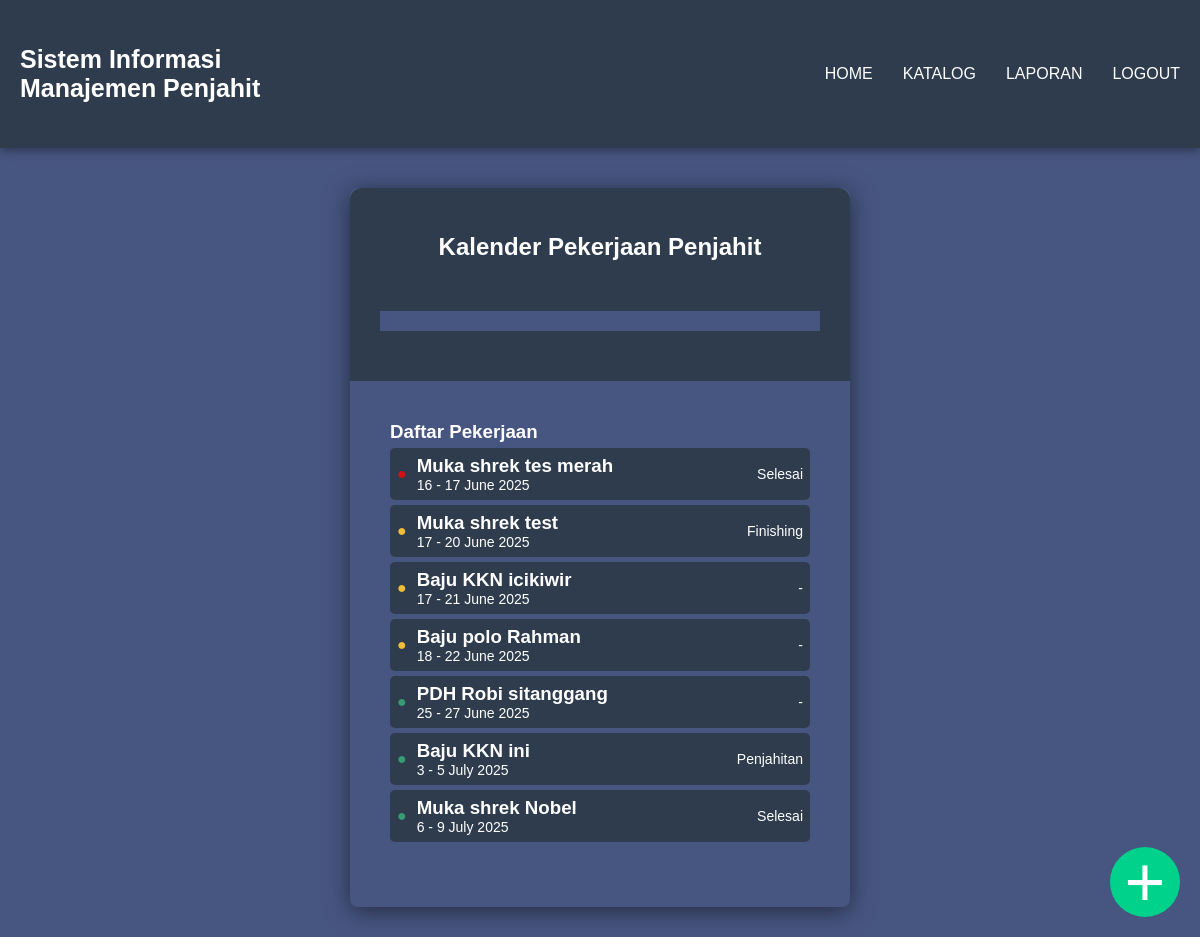
The page / on the database its author committed.
### tables this page shows
CREATE TABLE `pesanan` (
  `pesanan_id` int(11) NOT NULL,
  `nama_pelanggan` varchar(50) NOT NULL,
  `nomor_telepon` int(11) NOT NULL,
  `alamat` varchar(100) NOT NULL,
  `jenis_model` varchar(50) NOT NULL,
  `opsi_pengambilan` varchar(20) NOT NULL,
  `ukuran` text NOT NULL,
  `catatan` text NOT NULL,
  `quantity` int(11) NOT NULL,
  `tanggal_mulai` date NOT NULL,
  `tanggal_selesai` date NOT NULL,
  `status_pengerjaan` varchar(50) NOT NULL,
  `Warna` varchar(10) NOT NULL
);

### index.php (the view, shortened to what this page needs)
<?php
include 'koneksi.php';
try {
    $pdo = new PDO("mysql:host=$hostname;dbname=$database", $username, $password);
} catch (PDOException $e) {
    die("Database error: " . $e->getMessage());
}
?>
<!DOCTYPE html>
<html lang="id">
<head>
    <link rel="stylesheet" href="css/index.css">
</head>
<body>
    <?php include 'nav.php' ?>
    <div class="container">
        <section class="main">
            <h1>Kalender Pekerjaan Penjahit</h1>
            <div id="calendar"></div>
        </section>
        <section class="list">
            <div class="task-list">
                <h3>Daftar Pekerjaan</h3>
                <?php
                $sql = "SELECT pesanan_id, jenis_model, nama_pelanggan, tanggal_mulai, tanggal_selesai, status_pengerjaan, Warna FROM pesanan ORDER BY tanggal_mulai ASC";
                $stmt = $pdo->query($sql);
                while ($row = $stmt->fetch(PDO::FETCH_ASSOC)) {
                    $start = date('j', strtotime($row['tanggal_mulai']));
                    $end = date('j F Y', strtotime($row['tanggal_selesai']));
                    $dateRange = $start . ' - ' . $end;
                    ?>
                    <div class="task">
                        <a href="detail.php?id=<?php echo htmlspecialchars($row['pesanan_id']); ?>" style="text-decoration: none;">
                            <div style="display: flex; align-items: center; justify-content: space-between;">
                                <div style="display: flex; align-items: center;">
                                    <div class="status" style="margin-right: 10px;">
                                        <span class="dot" style="color: #<?php echo htmlspecialchars($row['Warna']); ?>;">&#9679</span>
                                    </div>
                                    <div class="isiKiri">
                                        <h3 class="judulPesanan">
                                            <?php echo htmlspecialchars($row['jenis_model']) . ' ' . htmlspecialchars($row['nama_pelanggan']); ?>
                                        </h3>
                                        <p class="tanggal">
                                            <?php echo htmlspecialchars($dateRange); ?>
                                        </p>
                                    </div>
                                </div>
                                <div class="isiKanan">
                                    <p class="statusPengerjaan">
                                        <?php echo htmlspecialchars($row['status_pengerjaan']); ?>
                                    </p>
                                </div>
                            </div>
                        </a>
                    </div>
                    <?php
                }
                ?>
            </div>
            <a href="tambah.php" class="add-task"> + </a>
        </section>
    </div>
</body>
</html>

### css/index.css (style rules this page uses)
.container { color: white; background: #475581; max-width: 500px; margin: 40px auto 30px auto; padding: 0 0 0 0; border-radius: 12px; box-shadow: 0 4px 24px rgba(0, 0, 0, 0.5); border-radius: 8px; }
.add-task { display: block; justify-content: center; align-items: center; width: 70px !important; height: 70px !important; background-color: #00d28c !important; font-size: 70px !important; font-weight: 300; text-decoration: none; color: white; line-height: 70px !important; text-align: center; cursor: pointer; border-radius: 50%; position: fixed; bottom: 20px; right: 20px; }
.main h1 { text-align: center; margin-bottom: 50px; }
body { background-color: #475581; margin: 0; padding: 0; }
.task-list { max-width: 900px; margin: auto; padding: 10px; border-radius: 5px; }
.task { padding: 7px; margin: 5px 0; border-radius: 5px; background-color: #2e3c4e; }
section { padding: 30px; }
.main { padding-top: 45px; border-radius: 12px 12px 0px 0px; background-color: #2e3c4e; padding-bottom: 50px; }
.list { border-radius: 0px 0px 12px 12px; background-color: #475581; padding-bottom: 50px; }
#calendar { padding: 10px; background-color: #475581; }
.dot { border-radius: 50%; }
.tanggal { font-size: 14px; color: white; }
.isiKanan { color: white; margin-left: 20px; font-size: 14px; }
.isiKiri { color: white; }

### css/nav.css (style rules this page uses)
* { box-sizing: border-box; margin: 0; padding: 0; }
body { font-family: Arial, sans-serif; margin: 0; padding: 0; }

### rows shown on the page
pesanan: jenis_model "Muka shrek", nama_pelanggan "tes merah", dateRange "16 - 17 June 2025", status_pengerjaan "Selesai"
pesanan: jenis_model "Muka shrek", nama_pelanggan "test", dateRange "17 - 20 June 2025", status_pengerjaan "Finishing"
pesanan: jenis_model "Baju KKN", nama_pelanggan "icikiwir", dateRange "17 - 21 June 2025", status_pengerjaan "-"
pesanan: jenis_model "Baju polo", nama_pelanggan "Rahman", dateRange "18 - 22 June 2025", status_pengerjaan "-"
pesanan: jenis_model "PDH", nama_pelanggan "Robi sitanggang", dateRange "25 - 27 June 2025", status_pengerjaan "-"
pesanan: jenis_model "Baju KKN", nama_pelanggan "ini", dateRange "3 - 5 July 2025", status_pengerjaan "Penjahitan"
pesanan: jenis_model "Muka shrek", nama_pelanggan "Nobel", dateRange "6 - 9 July 2025", status_pengerjaan "Selesai"
